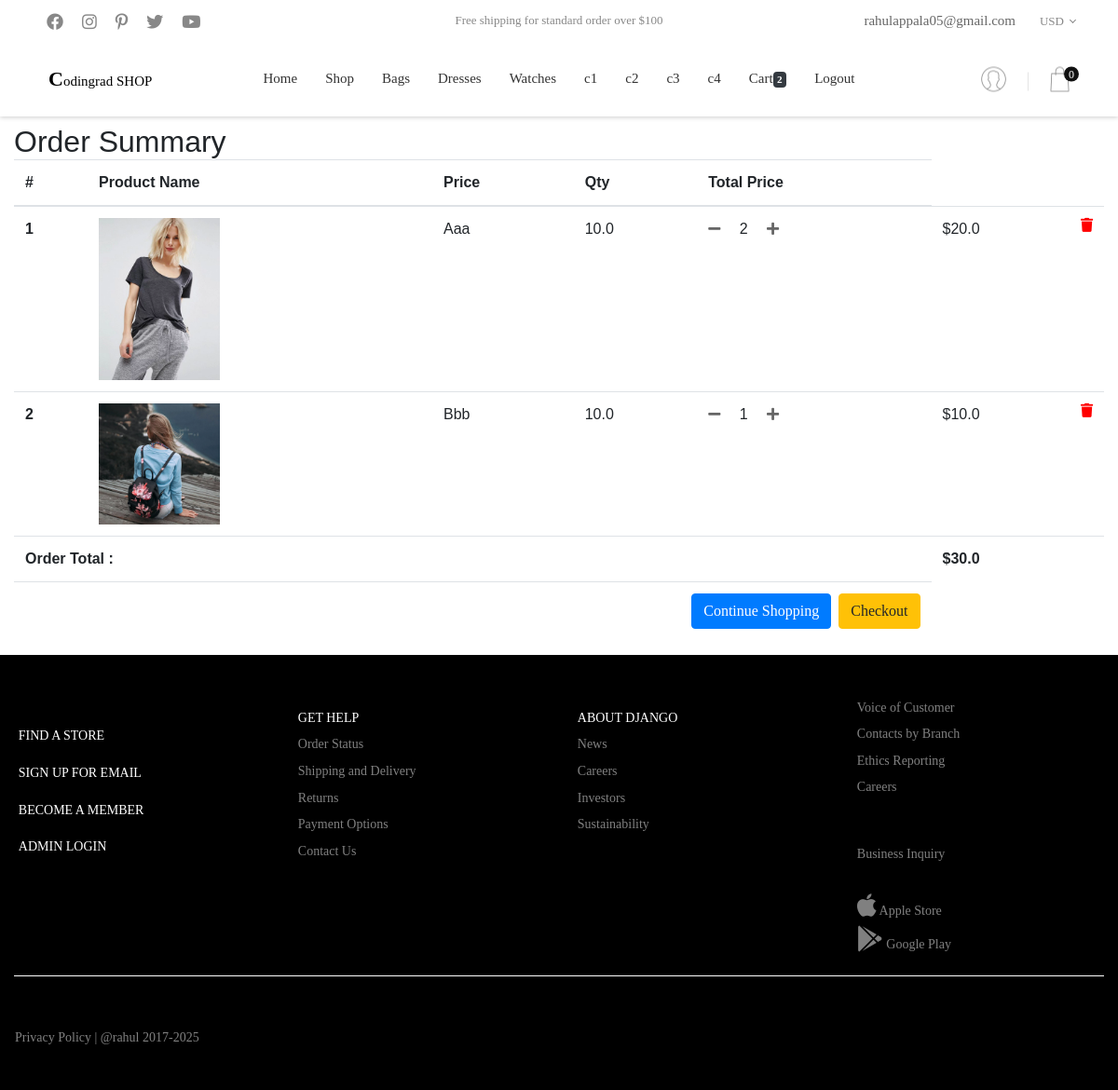
The app's page /order-summary/ (signed in) with its own data.
### core/models.py (models this page shows, shortened)
class Category(models.Model):
    title = models.CharField(max_length=100)
    slug = models.SlugField()
    description = models.TextField()
    image = models.ImageField()
    is_active = models.BooleanField(default=True)

class Order(models.Model):
    user = models.ForeignKey(settings.AUTH_USER_MODEL,
                             on_delete=models.CASCADE)
    ref_code = models.CharField(max_length=20)
    items = models.ManyToManyField(OrderItem)
    start_date = models.DateTimeField(auto_now_add=True)
    ordered_date = models.DateTimeField()
    ordered = models.BooleanField(default=False)
    shipping_address = models.ForeignKey(
        'BillingAddress', related_name='shipping_address', on_delete=models.SET_NULL, blank=True, null=True)
    billing_address = models.ForeignKey(
        'BillingAddress', related_name='billing_address', on_delete=models.SET_NULL, blank=True, null=True)
    payment = models.ForeignKey(
        'Payment', on_delete=models.SET_NULL, blank=True, null=True)
    coupon = models.ForeignKey(
        'Coupon', on_delete=models.SET_NULL, blank=True, null=True)
    being_delivered = models.BooleanField(default=False)
    received = models.BooleanField(default=False)
    refund_requested = models.BooleanField(default=False)
    refund_granted = models.BooleanField(default=False)
    '''
    1. Item added to cart
    2. Adding a BillingAddress
    (Failed Checkout)
    3. Payment
    4. Being delivered
    5. Received
    6. Refunds
    '''
    def get_total(self):
        total = 0
        for order_item in self.items.all():
            total += order_item.get_final_price()
        if self.coupon:
            total -= self.coupon.amount
        return total

class OrderItem(models.Model):
    user = models.ForeignKey(settings.AUTH_USER_MODEL,
                             on_delete=models.CASCADE)
    ordered = models.BooleanField(default=False)
    item = models.ForeignKey(Item, on_delete=models.CASCADE)
    quantity = models.IntegerField(default=1)
    def get_total_item_price(self):
        return self.quantity * self.item.price
    def get_final_price(self):
        if self.item.discount_price:
            return self.get_total_discount_item_price()
        return self.get_total_item_price()

class Item(models.Model):
    title = models.CharField(max_length=100)
    price = models.FloatField()
    discount_price = models.FloatField(blank=True, null=True)
    category = models.ForeignKey(Category, on_delete=models.CASCADE)
    label = models.CharField(choices=LABEL_CHOICES, max_length=1)
    slug = models.SlugField()
    stock_no = models.CharField(max_length=10)
    description_short = models.CharField(max_length=50)
    description_long = models.TextField()
    image = models.ImageField()
    is_active = models.BooleanField(default=True)

### core/views.py (the view)
# urls.py: path('order-summary/', OrderSummaryView.as_view(), name='order-summary'),
class OrderSummaryView(LoginRequiredMixin, View):
    def get(self, *args, **kwargs):
        try:
            order = Order.objects.get(user=self.request.user, ordered=False)
            context = {
                'object': order
            }
            return render(self.request, 'order_summary.html', context)
        except ObjectDoesNotExist:
            messages.error(self.request, "You do not have an active order")
            return redirect("/")

### templates/order_summary.html (shortened to what this page needs)
{% extends 'base.html' %}
{% load static %}
{% block content %}
<div class="container">
  <div class="row">
    <div class="col-lg-12">
      <h2>Order Summary</h2>
      <table class="table">
        <thead>
          <tr>
            <th scope="col">#</th>
            <th scope="col">Product Name</th>
            <th scope="col">Price</th>
            <th scope="col">Qty</th>
            <th scope="col">Total Price</th>
          </tr>
        </thead>
        <tbody>
          {% for order_item in object.items.all %}
          <tr>
            <th scope="row">{{ forloop.counter }}</th>
            <td>
			<img src="{{ order_item.item.image.url }}" style="width: 130px;">
            </td>
            <td>{{ order_item.item.title }}</td>
            <td>{{ order_item.item.price }}</td>
            <td>
            	<a href="{% url 'core:remove-single-item-from-cart' order_item.item.slug %}"><i class="fas fa-minus mr-3"></i></a>
            	{{ order_item.quantity }}
            	<a href="{% url 'core:add-to-cart' order_item.item.slug %}"><i class="fas fa-plus ml-3"></i></a>
            </td>
            <td>
              {% if order_item.item.discount_price %}
                  ${{ order_item.get_total_discount_item_price}}
                  <span class="badge badge-primary">  Saving ${{ order_item.get_amount_saved }}</span>
              {% else %}
                  ${{ order_item.get_total_item_price}}
              {% endif %}
              <a style="color: red" href="{% url 'core:remove-from-cart' order_item.item.slug %}">
              	<i class="fas fa-trash float-right"></i>
              </a>
            </td>
          </tr>
          {% empty %}
          <tr>
			<td colspan="5">Your cart is empty</td>
          </tr>
        </tbody>
        {% endfor %}
        {% if object.get_total %}
        <tr>
        	<td colspan="5"><b>Order Total : </b></td>
        	<td><b>${{ object.get_total }}</b></td>
        </tr>
        <tr>
        	<td colspan="5">
        		<a href="/checkout" class="btn btn-warning float-right ml-2">Checkout</a>
        		<a href="/" class="btn btn-primary float-right">Continue Shopping</a>
        	</td>
        </tr>
        {% endif %}
      </table>
    </div>
  </div>
</div>
{% endblock content %}

### templates/base.html (shortened to what this page needs)
{% load static %}
<!DOCTYPE html>
<html lang="en">
  {% include "header.html" %}
  <body class="animsition">
    {% include "nav.html"%}
    <div class="mt-2">
    {% block content %}
    {% endblock content %}
    {% include "footer.html"%}
  </body>
</html>

### templates/header.html (shortened to what this page needs)
{% load static %}
<head>
  <link
    rel="stylesheet"
    href="https://stackpath.bootstrapcdn.com/bootstrap/4.3.1/css/bootstrap.min.css"
  />
  <link
    rel="stylesheet"
    type="text/css"
    href="{% static 'fonts/font-awesome-4.7.0/css/font-awesome.min.css' %}"
  />
  <link
    rel="stylesheet"
    type="text/css"
    href="{% static 'fonts/themify/themify-icons.css' %}"
  />
  <link
    rel="stylesheet"
    type="text/css"
    href="{% static 'fonts/Linearicons-Free-v1.0.0/icon-font.min.css' %}"
  />
  <link
    rel="stylesheet"
    type="text/css"
    href="{% static 'fonts/elegant-font/html-css/style.css' %}"
  />
  <link
    rel="stylesheet"
    type="text/css"
    href="{% static 'vendor/animate/animate.css' %}"
  />
  <link
    rel="stylesheet"
    type="text/css"
    href="{% static 'vendor/css-hamburgers/hamburgers.min.css' %}"
  />
  <link
    rel="stylesheet"
    type="text/css"
    href="{% static 'vendor/animsition/css/animsition.min.css' %}"
  />
  <link
    rel="stylesheet"
    type="text/css"
    href="{% static 'vendor/select2/select2.min.css' %}"
  />
  <link
    rel="stylesheet"
    type="text/css"
    href="{% static 'vendor/daterangepicker/daterangepicker.css' %}"
  />
  <link
    rel="stylesheet"
    type="text/css"
    href="{% static 'vendor/slick/slick.css' %}"
  />
  <link
    rel="stylesheet"
    type="text/css"
    href="{% static 'vendor/lightbox2/css/lightbox.min.css' %}"
  />
  <link rel="stylesheet" type="text/css" href="{% static 'css/util.css' %}" />
  <link rel="stylesheet" type="text/css" href="{% static 'css/main.css' %}" />
  <link rel="stylesheet" type="text/css" href="https://cdnjs.cloudflare.com/ajax/libs/font-awesome/5.10.2/css/all.css">
</head>

### templates/nav.html (shortened to what this page needs)
{% load static %}
{% load cart_template_tags %}
{% load category_template_tags %}
<header class="header1">
		<div class="container-menu-header">
			<div class="topbar">
				<div class="topbar-social">
					<a href="#" class="topbar-social-item fab fa-facebook"></a>
					<a href="#" class="topbar-social-item fab fa-instagram"></a>
					<a href="#" class="topbar-social-item fab fa-pinterest-p"></a>
					<a href="#" class="topbar-social-item fab fa-twitter"></a>
					<a href="#" class="topbar-social-item fab fa-youtube"></a>
				</div>
				<span class="topbar-child1">
					Free shipping for standard order over $100
				</span>
				<div class="topbar-child2">
					<span class="topbar-email">
						<a href="https://github.com/Sairahul18">
						rahulappala05@gmail.com
					    </a>
					</span>
					<div class="topbar-language rs1-select2">
					</div>
				</div>
			</div>
			<div class="wrap_header">
				<a href="/" class="logo">
					<p style="color: black; "><b style="font-size: 22px;">C</b>odingrad SHOP</p>
				</a>
				<div class="wrap_menu">
					<nav class="menu">
						<ul class="main_menu">
							<li>
								<a href="/">Home</a>
							</li>
							<li>
								<a href="/shop/">Shop</a>
							</li>
							{% categories %}
							{% if request.user.is_authenticated %}
							<li>
								<a href="{% url 'core:order-summary' %}">Cart<span class="badge badge-dark">{{ request.user|cart_item_count }}</span></a>
							</li>
							<li>
								<a href="{% url 'account_logout' %}">Logout</a>
							</li>
							{% endif %}
						</ul>
					</nav>
				</div>
				<div class="header-icons">
					<a href="#" class="header-wrapicon1 dis-block">
						<img src="{% static 'images/icons/icon-header-01.png' %}" class="header-icon1" alt="ICON">
					</a>
					<div class="header-wrapicon2">
						<img src="{% static 'images/icons/icon-header-02.png' %}" class="header-icon1 js-show-header-dropdown" alt="ICON">
						<span class="header-icons-noti">0</span>
					</div>
				</div>
			</div>
		</div>
	</header>

### templates/footer.html (shortened to what this page needs)
{% load static %}
<footer id="footer-main">
    <div class="container">
      <div class="row">
        <div class="col-sm-3">
            <br>
            <h6 class="mt-3"><a href="">FIND A STORE</a></h6>
            <h6 class="mt-3"><a href="">SIGN UP FOR EMAIL</a></h6>
            <h6 class="mt-3"><a href="">BECOME A MEMBER</h6>
            <h6 class="mt-3"><a href="/admin/">ADMIN LOGIN</a></h6>
        </div>
        <div class="col-sm-3">
            <h6 class="mt-3"><a href="">GET HELP</a></h6>
            <a href="">Order Status</a>
            <a href="">Shipping and Delivery</a>
            <a href="">Returns</a>
            <a href="">Payment Options</a>
            <a href="">Contact Us</a>
        </div>
        <div class="col-sm-3">
            <h6 class="mt-3"><a href="">ABOUT DJANGO</a></h6>
            <a href="">News</a>
            <a href="">Careers</a>
            <a href="">Investors</a>
            <a href="">Sustainability</a>
        </div>
        <div class="col-sm-3">
          <a href="">Voice of Customer</a>
          <a href="">Contacts by Branch</a>
          <a href="">Ethics Reporting</a>
          <a href="">Careers</a>
          <br><br>
          <a href="">Business Inquiry</a>
          <br>
          <a href="" class="ico"><i class="fab fa-apple fa-2x"></i> Apple Store</a>
          <a href="" class="ico"><i class="fab fa-google-play fa-2x"></i> Google Play</a>
        </div>
      </div>
      <hr>
      <div class="row">
        <div class="col-sm-6">
        </div>
        <div class="col-sm-6">
        </div>
        <a href="https://github.com/kiransagar1" style="margin-left: 1rem">Privacy Policy | @rahul 2017-2025</a>
      </div>
    </div>
  </footer>

### templates/script.html (shortened to what this page needs)
{% load static %}

### records on screen
Category: slug+title "Bags Dresses Watches c1 c2 c3 c4"
OrderItem: item.image (picture), item "Aaa", item.price "10.0", quantity "2", get_total_item_price "20.0"
OrderItem: item.image (picture), item "Bbb", item.price "10.0", quantity "1", get_total_item_price "10.0"
Order: get_total "30.0"

### other values on screen
{{ request.user|cart_item_count }} "2"
